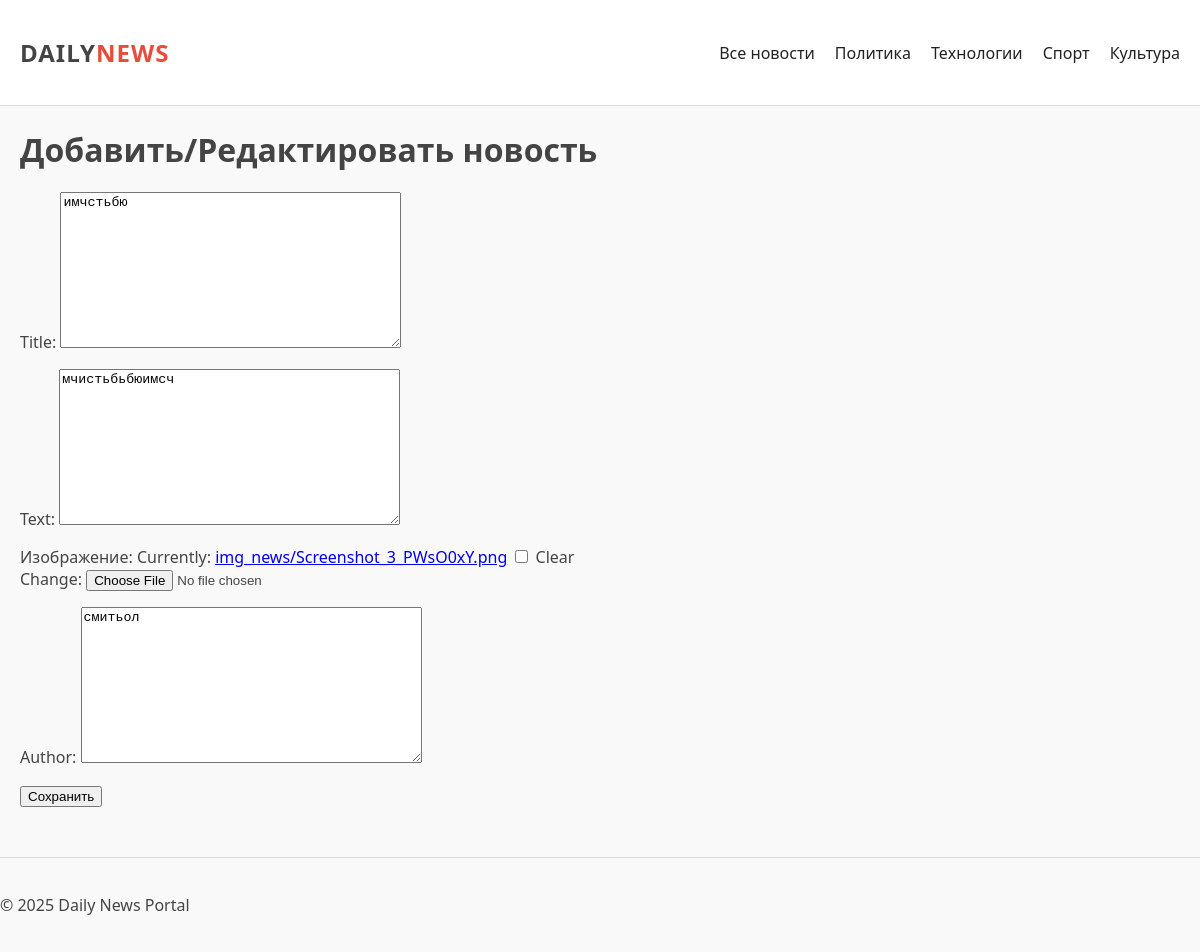
Page /news/2/edit/ (signed in) on the committed database.
### news/models.py (models this page shows, shortened)
class Tovar(models.Model):
    title = models.TextField(max_length=255)
    text = models.TextField()
    category = models.ForeignKey('Category', on_delete=models.CASCADE)
    data = models.DateTimeField(auto_now_add=True)
    image = models.ImageField(upload_to='img_news/', blank=True, verbose_name="Изображение")
    author = models.TextField(max_length=30)

### news/views.py (the view)
# urls.py: path('news/<int:pk>/edit/', NewsUpdate.as_view(), name='news_edit'),
class NewsUpdate(PermissionRequiredMixin, UpdateView):
    model = Tovar
    form_class = PostForm
    template_name = 'edit.html'
    success_url = '/news/'
    permission_required = ('news.add_tovar',)

### news/forms.py
class PostForm(forms.ModelForm):
    class Meta:
        model = Tovar
        fields = ['title', 'text', 'image', 'author']

### templates/edit.html (shortened to what this page needs)
{% extends 'default.html' %}
{% block content %}
<h1>Добавить/Редактировать новость</h1>
<form action="" method="post">
    {{ form.as_p }}
    <input type="submit" value="Сохранить" />
</form>
{% endblock %}

### static/style.css (style rules this page uses)
:root { --primary: #222; --accent: #e74c3c; --text: #444; --bg: #f9f9f9; }
body { font-family: 'Segoe UI', sans-serif; background-color: var(--bg); margin: 0; color: var(--text); }

### rows in the picture
Tovar: title "имчстьбю", text "мчистьбьбюимсч", author "смитьол"
